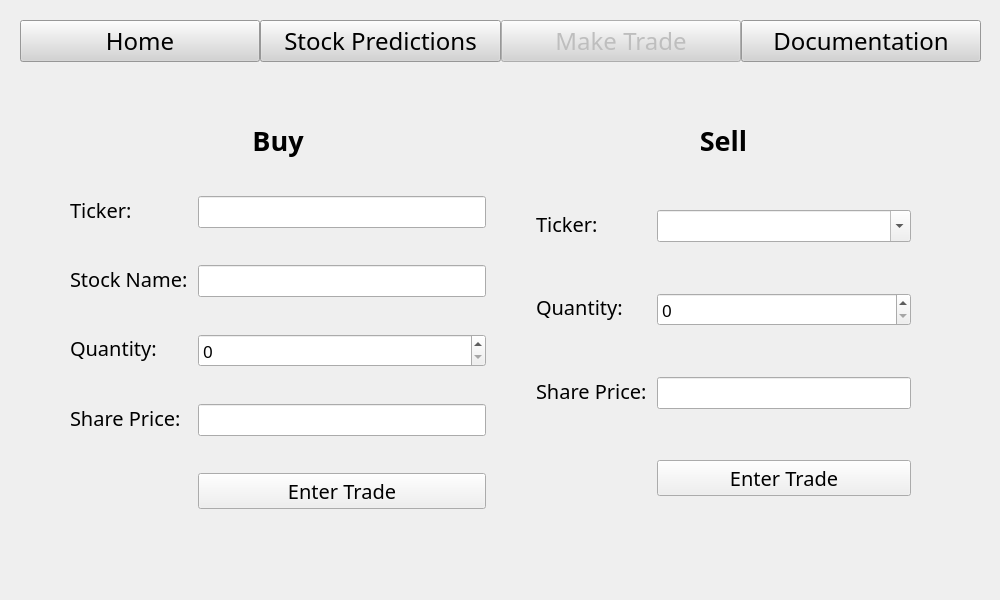
<?xml version="1.0" encoding="UTF-8"?>
<ui version="4.0">
 <class>Form</class>
 <widget class="QWidget" name="Form">
  <property name="geometry">
   <rect>
    <x>0</x>
    <y>0</y>
    <width>1000</width>
    <height>600</height>
   </rect>
  </property>
  <property name="windowTitle">
   <string>Form</string>
  </property>
  <widget class="QWidget" name="verticalLayoutWidget">
   <property name="geometry">
    <rect>
     <x>0</x>
     <y>0</y>
     <width>1001</width>
     <height>601</height>
    </rect>
   </property>
   <layout class="QVBoxLayout" name="verticalLayout_2">
    <property name="spacing">
     <number>20</number>
    </property>
    <property name="leftMargin">
     <number>20</number>
    </property>
    <property name="topMargin">
     <number>20</number>
    </property>
    <property name="rightMargin">
     <number>20</number>
    </property>
    <property name="bottomMargin">
     <number>20</number>
    </property>
    <item>
     <layout class="QHBoxLayout" name="horizontalLayout_3">
      <property name="spacing">
       <number>0</number>
      </property>
      <property name="sizeConstraint">
       <enum>QLayout::SetNoConstraint</enum>
      </property>
      <property name="leftMargin">
       <number>0</number>
      </property>
      <property name="topMargin">
       <number>0</number>
      </property>
      <property name="rightMargin">
       <number>0</number>
      </property>
      <property name="bottomMargin">
       <number>0</number>
      </property>
      <item>
       <widget class="QPushButton" name="homeButton">
        <property name="enabled">
         <bool>true</bool>
        </property>
        <property name="sizePolicy">
         <sizepolicy hsizetype="Expanding" vsizetype="Fixed">
          <horstretch>1</horstretch>
          <verstretch>1</verstretch>
         </sizepolicy>
        </property>
        <property name="font">
         <font>
          <family>Lucida Sans</family>
          <pointsize>18</pointsize>
          <weight>50</weight>
          <bold>false</bold>
         </font>
        </property>
        <property name="styleSheet">
         <string notr="true">background-color : lightgrey</string>
        </property>
        <property name="text">
         <string>Home</string>
        </property>
       </widget>
      </item>
      <item>
       <widget class="QPushButton" name="predictionButton">
        <property name="enabled">
         <bool>true</bool>
        </property>
        <property name="sizePolicy">
         <sizepolicy hsizetype="Expanding" vsizetype="Fixed">
          <horstretch>1</horstretch>
          <verstretch>1</verstretch>
         </sizepolicy>
        </property>
        <property name="font">
         <font>
          <family>Lucida Sans</family>
          <pointsize>18</pointsize>
          <weight>50</weight>
          <bold>false</bold>
         </font>
        </property>
        <property name="styleSheet">
         <string notr="true">background-color : lightgrey</string>
        </property>
        <property name="text">
         <string>Stock Predictions</string>
        </property>
       </widget>
      </item>
      <item>
       <widget class="QPushButton" name="tradeButton">
        <property name="enabled">
         <bool>false</bool>
        </property>
        <property name="sizePolicy">
         <sizepolicy hsizetype="Expanding" vsizetype="Fixed">
          <horstretch>1</horstretch>
          <verstretch>1</verstretch>
         </sizepolicy>
        </property>
        <property name="font">
         <font>
          <family>Lucida Sans</family>
          <pointsize>18</pointsize>
          <weight>50</weight>
          <bold>false</bold>
         </font>
        </property>
        <property name="styleSheet">
         <string notr="true">background-color : lightgrey</string>
        </property>
        <property name="text">
         <string>Make Trade</string>
        </property>
       </widget>
      </item>
      <item>
       <widget class="QPushButton" name="documentButton">
        <property name="enabled">
         <bool>true</bool>
        </property>
        <property name="sizePolicy">
         <sizepolicy hsizetype="Expanding" vsizetype="Fixed">
          <horstretch>1</horstretch>
          <verstretch>1</verstretch>
         </sizepolicy>
        </property>
        <property name="font">
         <font>
          <family>Lucida Sans</family>
          <pointsize>18</pointsize>
          <weight>50</weight>
          <bold>false</bold>
         </font>
        </property>
        <property name="styleSheet">
         <string notr="true">background-color : lightgrey</string>
        </property>
        <property name="text">
         <string>Documentation</string>
        </property>
       </widget>
      </item>
     </layout>
    </item>
    <item>
     <layout class="QHBoxLayout" name="horizontalLayout" stretch="0,0">
      <property name="spacing">
       <number>10</number>
      </property>
      <property name="leftMargin">
       <number>40</number>
      </property>
      <property name="topMargin">
       <number>40</number>
      </property>
      <property name="rightMargin">
       <number>40</number>
      </property>
      <property name="bottomMargin">
       <number>40</number>
      </property>
      <item>
       <layout class="QVBoxLayout" name="verticalLayout_3">
        <property name="leftMargin">
         <number>10</number>
        </property>
        <property name="rightMargin">
         <number>10</number>
        </property>
        <item>
         <widget class="QLabel" name="label">
          <property name="sizePolicy">
           <sizepolicy hsizetype="Expanding" vsizetype="Fixed">
            <horstretch>1</horstretch>
            <verstretch>1</verstretch>
           </sizepolicy>
          </property>
          <property name="font">
           <font>
            <family>Lucida Sans</family>
            <pointsize>20</pointsize>
            <weight>75</weight>
            <bold>true</bold>
           </font>
          </property>
          <property name="focusPolicy">
           <enum>Qt::TabFocus</enum>
          </property>
          <property name="text">
           <string>Buy</string>
          </property>
          <property name="alignment">
           <set>Qt::AlignCenter</set>
          </property>
         </widget>
        </item>
        <item>
         <layout class="QFormLayout" name="formLayout_3">
          <item row="0" column="0">
           <widget class="QLabel" name="label_9">
            <property name="sizePolicy">
             <sizepolicy hsizetype="Expanding" vsizetype="Fixed">
              <horstretch>1</horstretch>
              <verstretch>1</verstretch>
             </sizepolicy>
            </property>
            <property name="font">
             <font>
              <family>Lucida Sans</family>
              <pointsize>15</pointsize>
              <weight>50</weight>
              <bold>false</bold>
             </font>
            </property>
            <property name="focusPolicy">
             <enum>Qt::TabFocus</enum>
            </property>
            <property name="text">
             <string>Ticker:</string>
            </property>
            <property name="alignment">
             <set>Qt::AlignLeading|Qt::AlignLeft|Qt::AlignVCenter</set>
            </property>
           </widget>
          </item>
          <item row="0" column="1">
           <widget class="QLineEdit" name="buyTicker">
            <property name="sizePolicy">
             <sizepolicy hsizetype="Expanding" vsizetype="Fixed">
              <horstretch>1</horstretch>
              <verstretch>1</verstretch>
             </sizepolicy>
            </property>
            <property name="font">
             <font>
              <family>Lucida Sans</family>
              <pointsize>13</pointsize>
             </font>
            </property>
           </widget>
          </item>
          <item row="1" column="0">
           <widget class="QLabel" name="label_10">
            <property name="sizePolicy">
             <sizepolicy hsizetype="Expanding" vsizetype="Fixed">
              <horstretch>1</horstretch>
              <verstretch>1</verstretch>
             </sizepolicy>
            </property>
            <property name="font">
             <font>
              <family>Lucida Sans</family>
              <pointsize>15</pointsize>
              <weight>50</weight>
              <bold>false</bold>
             </font>
            </property>
            <property name="focusPolicy">
             <enum>Qt::TabFocus</enum>
            </property>
            <property name="text">
             <string>Stock Name:</string>
            </property>
            <property name="alignment">
             <set>Qt::AlignLeading|Qt::AlignLeft|Qt::AlignVCenter</set>
            </property>
           </widget>
          </item>
          <item row="1" column="1">
           <widget class="QLineEdit" name="buyName">
            <property name="sizePolicy">
             <sizepolicy hsizetype="Expanding" vsizetype="Fixed">
              <horstretch>1</horstretch>
              <verstretch>1</verstretch>
             </sizepolicy>
            </property>
            <property name="font">
             <font>
              <family>Lucida Sans</family>
              <pointsize>13</pointsize>
             </font>
            </property>
           </widget>
          </item>
          <item row="2" column="0">
           <widget class="QLabel" name="label_11">
            <property name="sizePolicy">
             <sizepolicy hsizetype="Expanding" vsizetype="Fixed">
              <horstretch>1</horstretch>
              <verstretch>1</verstretch>
             </sizepolicy>
            </property>
            <property name="font">
             <font>
              <family>Lucida Sans</family>
              <pointsize>15</pointsize>
              <weight>50</weight>
              <bold>false</bold>
             </font>
            </property>
            <property name="focusPolicy">
             <enum>Qt::TabFocus</enum>
            </property>
            <property name="text">
             <string>Quantity:</string>
            </property>
            <property name="alignment">
             <set>Qt::AlignLeading|Qt::AlignLeft|Qt::AlignVCenter</set>
            </property>
           </widget>
          </item>
          <item row="2" column="1">
           <widget class="QSpinBox" name="buyQuantity">
            <property name="sizePolicy">
             <sizepolicy hsizetype="Expanding" vsizetype="Fixed">
              <horstretch>0</horstretch>
              <verstretch>0</verstretch>
             </sizepolicy>
            </property>
            <property name="font">
             <font>
              <family>Lucida Sans</family>
              <pointsize>13</pointsize>
             </font>
            </property>
            <property name="maximum">
             <number>9999</number>
            </property>
           </widget>
          </item>
          <item row="3" column="0">
           <widget class="QLabel" name="label_12">
            <property name="sizePolicy">
             <sizepolicy hsizetype="Expanding" vsizetype="Fixed">
              <horstretch>1</horstretch>
              <verstretch>1</verstretch>
             </sizepolicy>
            </property>
            <property name="font">
             <font>
              <family>Lucida Sans</family>
              <pointsize>15</pointsize>
              <weight>50</weight>
              <bold>false</bold>
             </font>
            </property>
            <property name="focusPolicy">
             <enum>Qt::TabFocus</enum>
            </property>
            <property name="text">
             <string>Share Price:</string>
            </property>
            <property name="alignment">
             <set>Qt::AlignLeading|Qt::AlignLeft|Qt::AlignVCenter</set>
            </property>
           </widget>
          </item>
          <item row="3" column="1">
           <widget class="QLineEdit" name="buyPrice">
            <property name="sizePolicy">
             <sizepolicy hsizetype="Expanding" vsizetype="Fixed">
              <horstretch>1</horstretch>
              <verstretch>1</verstretch>
             </sizepolicy>
            </property>
            <property name="font">
             <font>
              <family>Lucida Sans</family>
              <pointsize>13</pointsize>
             </font>
            </property>
           </widget>
          </item>
          <item row="4" column="1">
           <widget class="QPushButton" name="buySubmit">
            <property name="sizePolicy">
             <sizepolicy hsizetype="Expanding" vsizetype="Fixed">
              <horstretch>0</horstretch>
              <verstretch>0</verstretch>
             </sizepolicy>
            </property>
            <property name="font">
             <font>
              <family>Lucida Sans</family>
              <pointsize>15</pointsize>
             </font>
            </property>
            <property name="text">
             <string>Enter Trade</string>
            </property>
           </widget>
          </item>
         </layout>
        </item>
       </layout>
      </item>
      <item>
       <layout class="QVBoxLayout" name="verticalLayout_4">
        <property name="leftMargin">
         <number>10</number>
        </property>
        <property name="rightMargin">
         <number>10</number>
        </property>
        <item>
         <widget class="QLabel" name="label_5">
          <property name="sizePolicy">
           <sizepolicy hsizetype="Expanding" vsizetype="Fixed">
            <horstretch>1</horstretch>
            <verstretch>1</verstretch>
           </sizepolicy>
          </property>
          <property name="font">
           <font>
            <family>Lucida Sans</family>
            <pointsize>20</pointsize>
            <weight>75</weight>
            <bold>true</bold>
           </font>
          </property>
          <property name="focusPolicy">
           <enum>Qt::TabFocus</enum>
          </property>
          <property name="text">
           <string>Sell</string>
          </property>
          <property name="alignment">
           <set>Qt::AlignCenter</set>
          </property>
         </widget>
        </item>
        <item>
         <layout class="QFormLayout" name="formLayout">
          <property name="leftMargin">
           <number>20</number>
          </property>
          <property name="rightMargin">
           <number>20</number>
          </property>
          <item row="0" column="0">
           <widget class="QLabel" name="label_6">
            <property name="sizePolicy">
             <sizepolicy hsizetype="Expanding" vsizetype="Fixed">
              <horstretch>1</horstretch>
              <verstretch>1</verstretch>
             </sizepolicy>
            </property>
            <property name="font">
             <font>
              <family>Lucida Sans</family>
              <pointsize>15</pointsize>
              <weight>50</weight>
              <bold>false</bold>
             </font>
            </property>
            <property name="focusPolicy">
             <enum>Qt::TabFocus</enum>
            </property>
            <property name="text">
             <string>Ticker:</string>
            </property>
            <property name="alignment">
             <set>Qt::AlignLeading|Qt::AlignLeft|Qt::AlignVCenter</set>
            </property>
           </widget>
          </item>
          <item row="1" column="0">
           <widget class="QLabel" name="label_7">
            <property name="sizePolicy">
             <sizepolicy hsizetype="Expanding" vsizetype="Fixed">
              <horstretch>1</horstretch>
              <verstretch>1</verstretch>
             </sizepolicy>
            </property>
            <property name="font">
             <font>
              <family>Lucida Sans</family>
              <pointsize>15</pointsize>
              <weight>50</weight>
              <bold>false</bold>
             </font>
            </property>
            <property name="focusPolicy">
             <enum>Qt::TabFocus</enum>
            </property>
            <property name="text">
             <string>Quantity:</string>
            </property>
            <property name="alignment">
             <set>Qt::AlignLeading|Qt::AlignLeft|Qt::AlignVCenter</set>
            </property>
           </widget>
          </item>
          <item row="1" column="1">
           <widget class="QSpinBox" name="sellQuantity">
            <property name="sizePolicy">
             <sizepolicy hsizetype="Expanding" vsizetype="Fixed">
              <horstretch>0</horstretch>
              <verstretch>0</verstretch>
             </sizepolicy>
            </property>
            <property name="font">
             <font>
              <family>Lucida Sans</family>
              <pointsize>13</pointsize>
             </font>
            </property>
            <property name="maximum">
             <number>9999</number>
            </property>
           </widget>
          </item>
          <item row="2" column="0">
           <widget class="QLabel" name="label_8">
            <property name="sizePolicy">
             <sizepolicy hsizetype="Expanding" vsizetype="Fixed">
              <horstretch>1</horstretch>
              <verstretch>1</verstretch>
             </sizepolicy>
            </property>
            <property name="font">
             <font>
              <family>Lucida Sans</family>
              <pointsize>15</pointsize>
              <weight>50</weight>
              <bold>false</bold>
             </font>
            </property>
            <property name="focusPolicy">
             <enum>Qt::TabFocus</enum>
            </property>
            <property name="text">
             <string>Share Price:</string>
            </property>
            <property name="alignment">
             <set>Qt::AlignLeading|Qt::AlignLeft|Qt::AlignVCenter</set>
            </property>
           </widget>
          </item>
          <item row="2" column="1">
           <widget class="QLineEdit" name="sellPrice">
            <property name="sizePolicy">
             <sizepolicy hsizetype="Expanding" vsizetype="Fixed">
              <horstretch>1</horstretch>
              <verstretch>1</verstretch>
             </sizepolicy>
            </property>
            <property name="font">
             <font>
              <family>Lucida Sans</family>
              <pointsize>13</pointsize>
             </font>
            </property>
           </widget>
          </item>
          <item row="3" column="1">
           <widget class="QPushButton" name="sellSubmit">
            <property name="sizePolicy">
             <sizepolicy hsizetype="Expanding" vsizetype="Fixed">
              <horstretch>0</horstretch>
              <verstretch>0</verstretch>
             </sizepolicy>
            </property>
            <property name="font">
             <font>
              <family>Lucida Sans</family>
              <pointsize>15</pointsize>
             </font>
            </property>
            <property name="text">
             <string>Enter Trade</string>
            </property>
           </widget>
          </item>
          <item row="0" column="1">
           <widget class="QComboBox" name="sellTicker">
            <property name="font">
             <font>
              <family>Lucida Sans</family>
              <pointsize>13</pointsize>
             </font>
            </property>
            <property name="editable">
             <bool>true</bool>
            </property>
            <property name="insertPolicy">
             <enum>QComboBox::NoInsert</enum>
            </property>
           </widget>
          </item>
         </layout>
        </item>
       </layout>
      </item>
     </layout>
    </item>
   </layout>
  </widget>
 </widget>
 <resources/>
 <connections/>
</ui>
